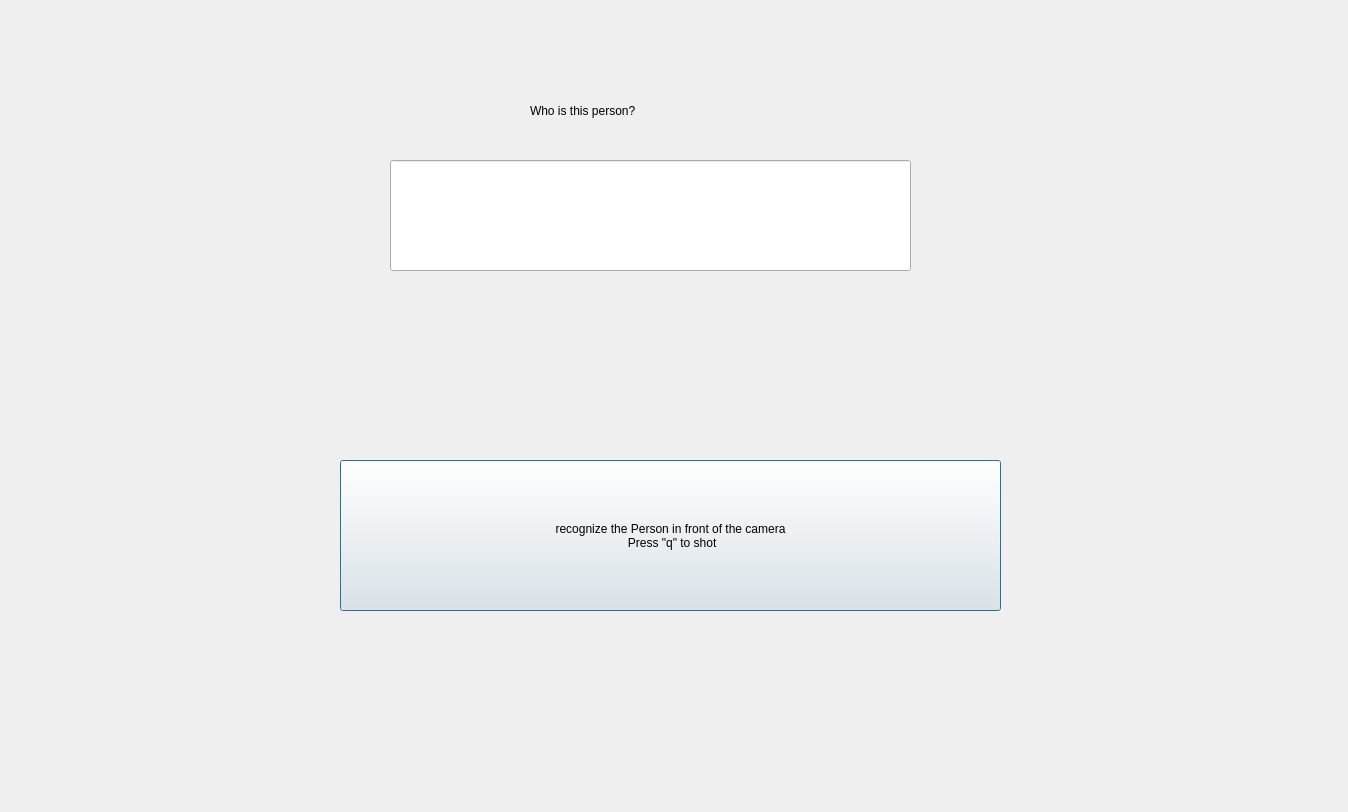
<?xml version="1.0" encoding="UTF-8"?>
<ui version="4.0">
 <class>Dialog</class>
 <widget class="QDialog" name="Dialog">
  <property name="geometry">
   <rect>
    <x>0</x>
    <y>0</y>
    <width>1348</width>
    <height>812</height>
   </rect>
  </property>
  <property name="windowTitle">
   <string>Dialog</string>
  </property>
  <widget class="QPushButton" name="pushButton">
   <property name="geometry">
    <rect>
     <x>340</x>
     <y>460</y>
     <width>661</width>
     <height>151</height>
    </rect>
   </property>
   <property name="text">
    <string>recognize the Person in front of the camera
 Press &quot;q&quot; to shot</string>
   </property>
  </widget>
  <widget class="QLabel" name="label">
   <property name="geometry">
    <rect>
     <x>530</x>
     <y>70</y>
     <width>591</width>
     <height>81</height>
    </rect>
   </property>
   <property name="text">
    <string>Who is this person?</string>
   </property>
  </widget>
  <widget class="QLineEdit" name="lineEdit">
   <property name="geometry">
    <rect>
     <x>390</x>
     <y>160</y>
     <width>521</width>
     <height>111</height>
    </rect>
   </property>
  </widget>
 </widget>
 <resources/>
 <connections/>
</ui>
